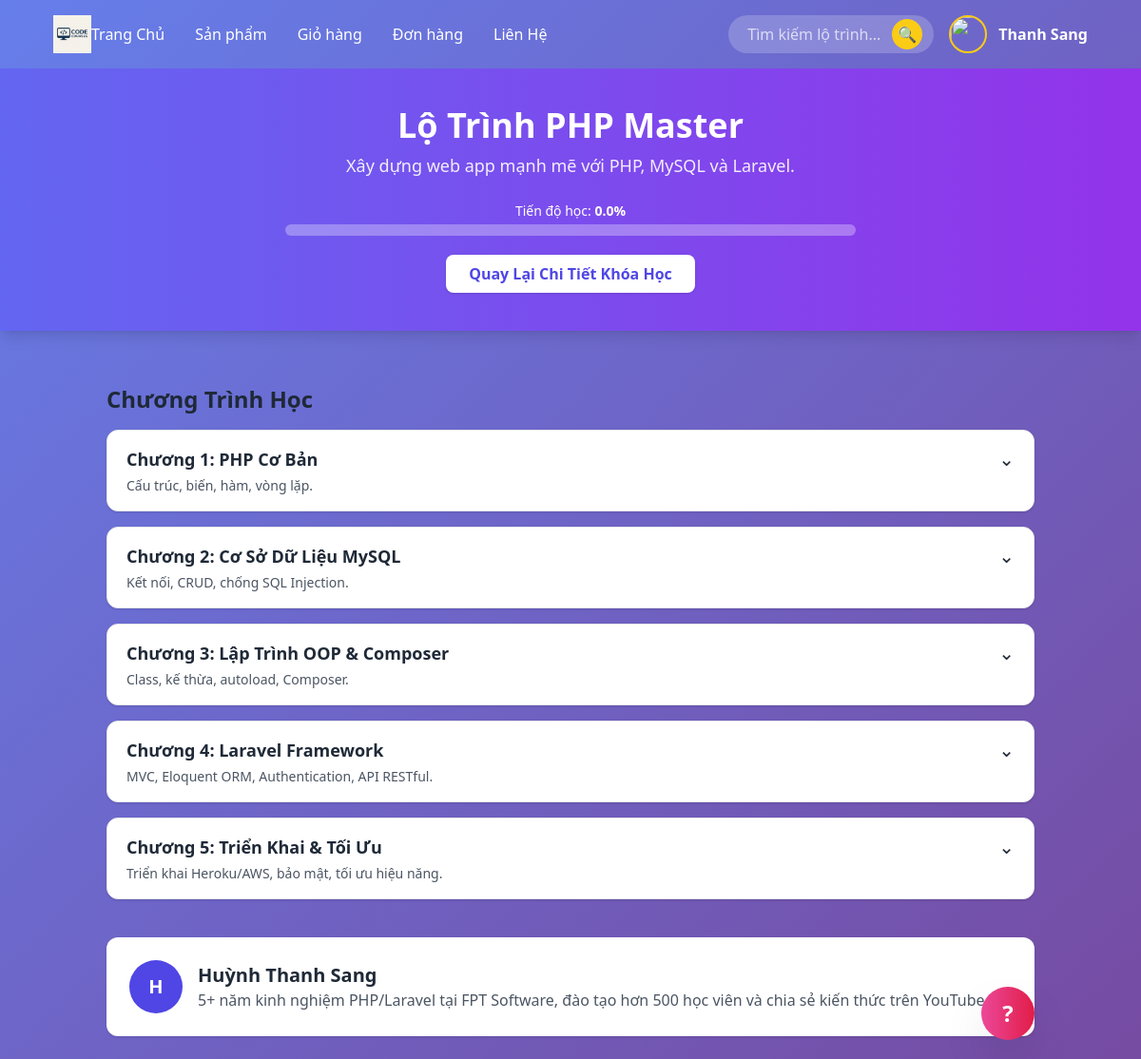
Page /learn.php?course_id=1 (signed in) on the committed database.
### tables this page shows
CREATE TABLE `course_details` (
  `id` int(11) NOT NULL,
  `ma_khoa_hoc` int(11) NOT NULL,
  `mo_ta_day_du` text NOT NULL,
  `ten_giang_vien` varchar(255) NOT NULL,
  `gioi_thieu_giang_vien` text NOT NULL,
  `loi_ich` text NOT NULL,
  `ngay_tao` timestamp NOT NULL DEFAULT current_timestamp(),
  `ngay_cap_nhat` timestamp NOT NULL DEFAULT current_timestamp() ON UPDATE current_timestamp()
);

CREATE TABLE `courses` (
  `id` int(11) NOT NULL,
  `ten_khoa_hoc` varchar(255) NOT NULL,
  `mo_ta` text DEFAULT NULL,
  `gia` decimal(10,2) NOT NULL,
  `so_hoc_vien` int(11) DEFAULT 0,
  `so_gio_hoc` int(11) DEFAULT 0,
  `danh_muc` varchar(100) DEFAULT NULL,
  `bieu_tuong` varchar(10) DEFAULT NULL,
  `anh_dai_dien` varchar(255) DEFAULT NULL,
  `ngay_tao` datetime DEFAULT current_timestamp(),
  `ngay_cap_nhat` datetime DEFAULT current_timestamp() ON UPDATE current_timestamp(),
  `danh_muc_id` int(11) DEFAULT NULL
);

CREATE TABLE `course_modules` (
  `id` int(11) NOT NULL,
  `course_id` int(11) NOT NULL,
  `module_name` varchar(255) NOT NULL,
  `duration` varchar(50) DEFAULT NULL,
  `content` text DEFAULT NULL,
  `sort_order` int(11) DEFAULT 1
);

### models/CourseDetail.php (called while the page is built, shortened)
<?php
class ChiTietKhoaHoc {
    private $conn;
    private $table = 'course_details';
    public function __construct($db) {
        $this->conn = $db;
    }
    public function kiemTraDangKy($ma_khoa_hoc, $ma_nguoi_dung) {
        $sql = "SELECT trang_thai, tien_do FROM enrollments
                WHERE ma_khoa_hoc = ? AND ma_nguoi_dung = ?
                AND trang_thai IN ('dang_hoc', 'hoan_thanh')
                LIMIT 1";
        $stmt = $this->conn->prepare($sql);
        $stmt->bind_param("ii", $ma_khoa_hoc, $ma_nguoi_dung);
        $stmt->execute();
        $result = $stmt->get_result()->fetch_assoc();
        if ($result) {
            return [
                'da_dang_ky' => true,
                'tien_do' => $result['tien_do']
            ];
        }
        return ['da_dang_ky' => false, 'tien_do' => 0.00];
    }
  public function tinhTienDo($ma_khoa_hoc, $ma_nguoi_dung) {
    $sqlLessons = "SELECT cl.id
                   FROM course_modules cm
                   JOIN course_lessons cl ON cm.id = cl.ma_module
                   WHERE cm.course_id = ? AND cl.loai_bai_hoc = 'kiem_tra'";
    $stmt = $this->conn->prepare($sqlLessons);
    $stmt->bind_param("i", $ma_khoa_hoc);
    $stmt->execute();
    $res = $stmt->get_result();
    $quizLessonIds = [];
    while ($row = $res->fetch_assoc()) {
        $quizLessonIds[] = $row['id'];
    }
    $in = implode(',', $quizLessonIds);
    $sqlDone = "SELECT COUNT(DISTINCT ma_lesson) AS done_count
                FROM user_quiz_answers
                WHERE ma_nguoi_dung = ? AND ma_lesson IN ($in)";
    $stmt = $this->conn->prepare($sqlDone);
    $stmt->bind_param("i", $ma_nguoi_dung);
    $stmt->execute();
    $res = $stmt->get_result()->fetch_assoc();
    $doneCount = intval($res['done_count'] ?? 0);
    $totalQuiz = count($quizLessonIds);
    $progress = ($doneCount / $totalQuiz) * 100;
    return $progress;
}
    public function layCauHoiLesson($ma_lesson) {
        $sql = "SELECT * FROM lesson_questions WHERE ma_lesson = ? ORDER BY thu_tu ASC";
        $stmt = $this->conn->prepare($sql);
        $stmt->bind_param("i", $ma_lesson);
        $stmt->execute();
        return $stmt->get_result()->fetch_all(MYSQLI_ASSOC);
    }
    public function layMotKhoaHoc($ma_khoa_hoc, $ma_nguoi_dung = null) {
        $sql = 'SELECT
            cd.id,
            cd.ma_khoa_hoc,
            cd.mo_ta_day_du,
            cd.ten_giang_vien,
            cd.gioi_thieu_giang_vien,
            cd.loi_ich,
            cd.ngay_tao,
            cd.ngay_cap_nhat,
            c.ten_khoa_hoc,
            c.gia,
            c.mo_ta AS mo_ta_ngan,
            c.bieu_tuong,
            c.so_hoc_vien,
            c.so_gio_hoc
        FROM ' . $this->table . ' cd
        LEFT JOIN courses c ON cd.ma_khoa_hoc = c.id
        WHERE cd.ma_khoa_hoc = ?
        LIMIT 1';
        $stmt = $this->conn->prepare($sql);
        $stmt->bind_param("i", $ma_khoa_hoc);
        $stmt->execute();
        $result = $stmt->get_result();
        $data = $result->fetch_assoc();
        $module_sql = "SELECT id, module_name, duration, content, sort_order
                       FROM course_modules
                       WHERE course_id = ?
                       ORDER BY sort_order ASC";
        $stmt2 = $this->conn->prepare($module_sql);
        $stmt2->bind_param("i", $ma_khoa_hoc);
        $stmt2->execute();
        $modules = $stmt2->get_result()->fetch_all(MYSQLI_ASSOC);
        foreach ($modules as &$module) {
            $lesson_sql = "SELECT id, ten_bai_hoc, loai_bai_hoc, lien_ket_noi_dung, thoi_luong, mo_ta, thu_tu
                           FROM course_lessons
                           WHERE ma_module = ?
                           ORDER BY thu_tu ASC";
            $stmt3 = $this->conn->prepare($lesson_sql);
            $stmt3->bind_param("i", $module['id']);
            $stmt3->execute();
            $lessons = $stmt3->get_result()->fetch_all(MYSQLI_ASSOC);
            if ($ma_nguoi_dung) {
                foreach ($lessons as &$lesson) {
                    $lesson['questions'] = $this->layCauHoiLesson($lesson['id']);
                }
            }
        }
        $data['modules'] = $modules;
        if ($ma_nguoi_dung) {
            $enrollInfo = $this->kiemTraDangKy($ma_khoa_hoc, $ma_nguoi_dung);
            $data['da_dang_ky'] = $enrollInfo['da_dang_ky'];
            $data['tien_do'] = $this->tinhTienDo($ma_khoa_hoc, $ma_nguoi_dung);
        }
        return $data;
    }
}
?>

### learn.php (the view, shortened to what this page needs)
<?php
require_once __DIR__ . '/db.php';
require_once __DIR__ . '/models/CourseDetail.php';
$db = (new Database())->connect();
$courseId = isset($_GET['course_id']) ? intval($_GET['course_id']) : 0;
$ma_nguoi_dung = $_SESSION['id'];
$chiTietKhoaHoc = new ChiTietKhoaHoc($db);
$courseDetail = $chiTietKhoaHoc->layMotKhoaHoc($courseId, $ma_nguoi_dung);
$tien_do = $courseDetail['tien_do'] ?? 0.00;
?>
<!DOCTYPE html>
<html lang="vi">
<head>
    <?php include __DIR__ . '/layout/head.php'; ?>
    <script src="https://cdn.tailwindcss.com"></script>
</head>
<body class="bg-gray-50 text-gray-800">
    <?php include __DIR__ . '/layout/header.php'; ?>
    <div class="bg-gradient-to-r from-indigo-500 to-purple-600 text-white py-10 text-center shadow-lg">
        <h1 class="text-4xl font-bold">
            <?php echo htmlspecialchars($courseDetail['ten_khoa_hoc']); ?>
        </h1>
        <p class="mt-2 text-lg opacity-90">
            <?php echo htmlspecialchars($courseDetail['mo_ta_ngan']); ?>
        </p>
        <div class="w-3/4 md:w-1/2 mx-auto mt-6">
            <p class="text-sm mb-1">Tiến độ học: <span class="font-bold"><?php echo number_format($tien_do, 1); ?>%</span></p>
            <div class="w-full bg-white/30 rounded-full h-3">
            </div>
        </div>
        <a href="course-detail.php?id=<?php echo $courseId; ?>"
           class="inline-block mt-5 px-6 py-2 bg-white text-indigo-600 font-semibold rounded-lg shadow hover:bg-gray-100 transition">
            Quay Lại Chi Tiết Khóa Học
        </a>
    </div>
    <div class="max-w-5xl mx-auto p-6">
        <h2 class="text-2xl font-bold mt-8 mb-4">Chương Trình Học</h2>
        <?php
        $modules = $courseDetail['modules'] ?? [];
        if (empty($modules)): ?>
            <p class="text-gray-600">Chương trình học đang được cập nhật...</p>
        <?php else: ?>
        <div class="space-y-4">
            <?php foreach ($modules as $module): ?>
            <div class="border rounded-xl bg-white shadow">
                <button onclick="toggleLessons(this)"
                    class="w-full flex justify-between items-start px-5 py-4 text-left hover:bg-gray-100 transition">
                    <div>
                        <h3 class="text-lg font-semibold text-gray-800">
                            <?php echo htmlspecialchars($module['module_name']); ?>
                        </h3>
                        <p class="text-sm text-gray-600 mt-1">
                            <?php echo nl2br(htmlspecialchars($module['content'])); ?>
                        </p>
                    </div>
                    <span class="text-xl rotate-0 transition-transform">⌄</span>
                </button>
            </div>
            <?php endforeach; ?>
        </div>
        <?php endif; ?>
        <div class="mt-10 p-6 bg-white rounded-xl shadow flex space-x-4 items-center">
            <div class="w-14 h-14 bg-indigo-600 text-white flex items-center justify-center rounded-full text-xl font-bold">
                <?php
                $gv = trim($courseDetail['ten_giang_vien']);
                echo mb_substr($gv, 0, 1, 'UTF-8');
                ?>
            </div>
            <div>
                <h3 class="text-xl font-semibold">
                    <?php echo htmlspecialchars($gv); ?>
                </h3>
                <p class="text-gray-600">
                    <?php echo htmlspecialchars($courseDetail['gioi_thieu_giang_vien']); ?>
                </p>
            </div>
        </div>
    </div>
</body>
</html>
<?php include __DIR__ . '/search-results.php'; ?>

### style.css (style rules this page uses)
* { margin: 0; padding: 0; box-sizing: border-box; }
body { font-family: 'Segoe UI', Tahoma, Geneva, Verdana, sans-serif; line-height: 1.6; color: #333; background: linear-gradient(135deg, #667eea 0%, #764ba2 100%); min-height: 100vh; }

### rows in the picture
course_details: ma_khoa_hoc.ten_khoa_hoc "Lộ Trình PHP Master", ma_khoa_hoc.mo_ta "Xây dựng web app mạnh mẽ với PHP, MySQL và Laravel.", ten_giang_vien "H", ten_giang_vien "Huỳnh Thanh Sang", gioi_thieu_giang_vien "5+ năm kinh nghiệm PHP/Laravel tại FPT Software, đào tạo hơn 500 học viên và chia sẻ kiến thức trên YouTube."
course_modules: module_name "Chương 1: PHP Cơ Bản", content "Cấu trúc, biến, hàm, vòng lặp."
course_modules: module_name "Chương 2: Cơ Sở Dữ Liệu MySQL", content "Kết nối, CRUD, chống SQL Injection."
course_modules: module_name "Chương 3: Lập Trình OOP & Composer", content "Class, kế thừa, autoload, Composer."
course_modules: module_name "Chương 4: Laravel Framework", content "MVC, Eloquent ORM, Authentication, API RESTful."
course_modules: module_name "Chương 5: Triển Khai & Tối Ưu", content "Triển khai Heroku/AWS, bảo mật, tối ưu hiệu năng."

### other values in the picture
$_SESSION['username'] "Thanh Sang"
$tien_do "0.0"
